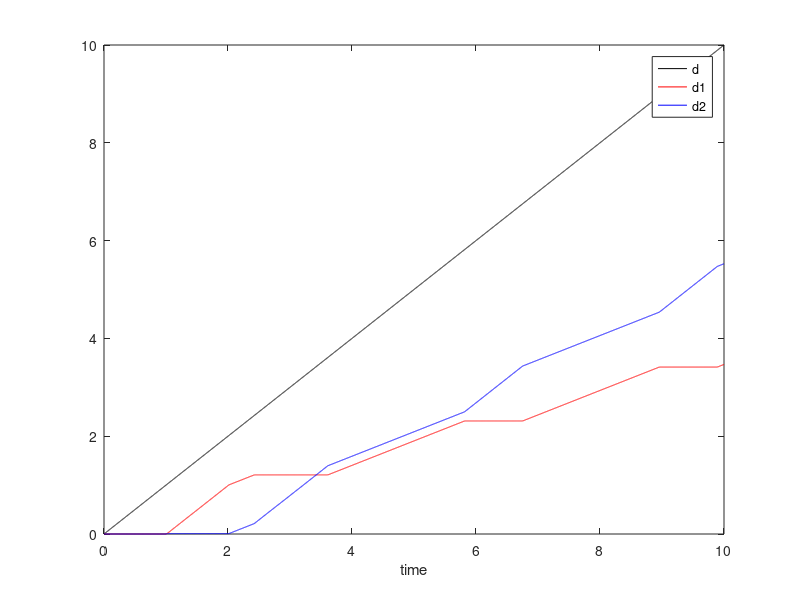

Write MATLAB code to recreate this figure.
function fault_system_epsilon()
% Calculates displacements along 2 nearly parallel fault strands
% given some idealized assumptions:
% stress ~ sigma_xy + epsilon(t)
% fault1 ~ yield stress tau0, angle ~ 0 + epsilon1
% fault2 ~ yield stress tau0, angle ~ 0 + epsilon2
% Instead of changes directly to sigma_xy, below implements changes to
% principal stress angle as the perturbation
% yield criterion sigma_xy >= tau0
% System driven by applied constant velocity
% Stress is calculated elastically
% Written by VCT
    sigma_xy = 1;
    tau0 = 1;
    v = 1;
    mu = 1;
    H = 1;
    dt = 0.001;
    t = [0:dt:10];

    % To toggle epsilon1 angle or ps_angle, pick different flags
    eps1_flag = 1;
    ps_angle_flag = 1;

    if eps1_flag == 1
        epsilon1 = 0.05;
    elseif eps1_flag == 2
        epsilon1 = 0.02;
    else
        epsilon1 = 0;
    end
    epsilon2 = 0;
    if ps_angle_flag == 1
        ps_angle = 0.1 * cos(2 * t); 
    else
        ps_angle = 0 * t;
    end
        
    [dd, dd1, dd2] = euler_integrate(t, v, [0, 0, 0], epsilon1, epsilon2, ...
                                     tau0, ps_angle, mu, H);
    
    figure;
    hold on;
    plot(t, dd, "-k")
    plot(t, dd1, "-r")
    plot(t, dd2, "-b")
    xlabel("time");
    box on;
    legend("d", "d1", "d2");    
end


function [d, d1, d2] = euler_integrate(t, v, ics, epsilon1, epsilon2, ...
                                       tau0, ps_angle, mu, H)
    dt = t(2) - t(1);
    d = v * t;
    d1 = zeros(size(t));
    d2 = zeros(size(t));
            
    for i=2:length(t)
        sigma_xy = mu / H * (d(i-1) - d1(i-1) - d2(i-1));
        sigma_shear1(i) = sigma_xy * cos(ps_angle(i-1) + epsilon1);
        sigma_shear2(i) = sigma_xy * cos(ps_angle(i-1) + epsilon2);
        if sigma_shear1(i) >= tau0 && sigma_shear2(i) < tau0
            %increment fault1
            d1(i) = d1(i-1) + v * dt;
            d2(i) = d2(i-1);
        elseif sigma_shear1(i) < tau0 && sigma_shear2(i) >= tau0
            %increment fault2
            d1(i) = d1(i-1);
            d2(i) = d2(i-1) + v * dt;
        elseif sigma_shear1(i) < tau0 && sigma_shear2(i) < tau0
            %neither fault incremented
            d1(i) = d1(i-1);
            d2(i) = d2(i-1);
        else
            %split the increment with a 50% rule
            d1(i) = d1(i-1) + 0.5 * v * dt;
            d2(i) = d2(i-1) + 0.5 * v * dt;
        end
    end
end

